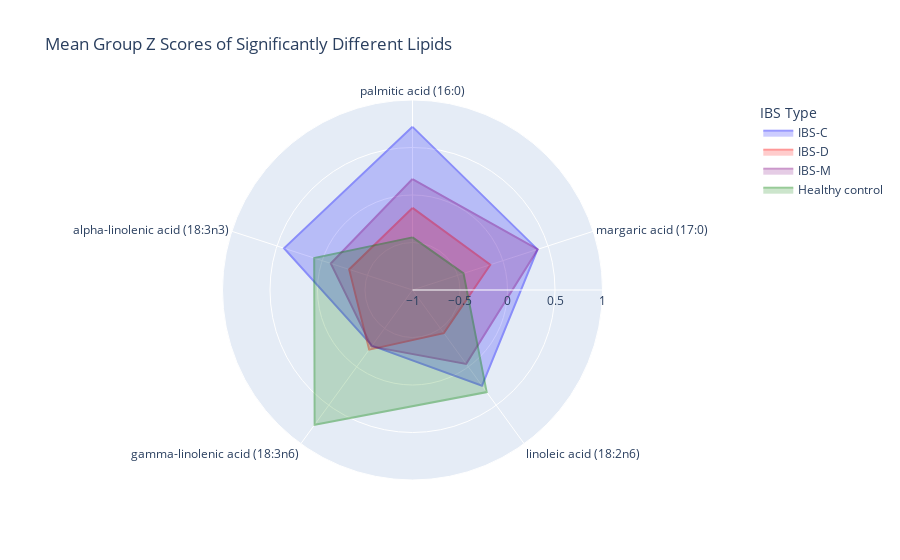

Notebook code cell kept with this figure:
### Markdown cell above
`!pip install plotly`

### Code cell
polar_df = pd.melt(sub_sig_mean_df.T.reset_index(), id_vars="index")
polar_df["IBS Type"] = polar_df["IBS Type"].apply(lambda x: "Healthy control" if x=="control" else x)
fig = px.line_polar(polar_df, 
                    r="value", 
                    theta="index", color="IBS Type",
                    color_discrete_sequence=["blue","red","purple","green"],
                    title="Mean Group Z Scores of Significantly Different Lipids",
                    line_close=True)
fig.update_layout(
  polar=dict(
    radialaxis=dict(
      visible=True,
      range=[-1, 1]
    )))
fig.update_traces(fill='toself', opacity=0.4)
fig.write_html("Figures/Metabolome_Z_radar_filled.html")
fig.show()

### Figure 1 — Plotly figure (JSON) as saved in the notebook; plotly's stock layout.template omitted (floating-point values rounded to 4 significant figures)
{"data": [{"fill": "toself", "hovertemplate": "IBS Type=IBS-C<br>value=%{r}<br>index=%{theta}<extra></extra>", "legendgroup": "IBS-C", "line": {"color": "blue", "dash": "solid"}, "marker": {"symbol": "circle"}, "mode": "lines", "name": "IBS-C", "opacity": 0.4, "r": [0.7174, 0.3832, 0.2446, -0.2764, 0.4218, 0.7174], "showlegend": true, "subplot": "polar", "theta": ["palmitic acid (16:0)", "margaric acid (17:0)", "linoleic acid (18:2n6)", "gamma-linolenic acid (18:3n6)", "alpha-linolenic acid (18:3n3)", "palmitic acid (16:0)"], "type": "scatterpolar"}, {"fill": "toself", "hovertemplate": "IBS Type=IBS-D<br>value=%{r}<br>index=%{theta}<extra></extra>", "legendgroup": "IBS-D", "line": {"color": "red", "dash": "solid"}, "marker": {"symbol": "circle"}, "mode": "lines", "name": "IBS-D", "opacity": 0.4, "r": [-0.136, -0.139, -0.4391, -0.2238, -0.299, -0.136], "showlegend": true, "subplot": "polar", "theta": ["palmitic acid (16:0)", "margaric acid (17:0)", "linoleic acid (18:2n6)", "gamma-linolenic acid (18:3n6)", "alpha-linolenic acid (18:3n3)", "palmitic acid (16:0)"], "type": "scatterpolar"}, {"fill": "toself", "hovertemplate": "IBS Type=IBS-M<br>value=%{r}<br>index=%{theta}<extra></extra>", "legendgroup": "IBS-M", "line": {"color": "purple", "dash": "solid"}, "marker": {"symbol": "circle"}, "mode": "lines", "name": "IBS-M", "opacity": 0.4, "r": [0.168, 0.3863, -0.0388, -0.2659, -0.09585, 0.168], "showlegend": true, "subplot": "polar", "theta": ["palmitic acid (16:0)", "margaric acid (17:0)", "linoleic acid (18:2n6)", "gamma-linolenic acid (18:3n6)", "alpha-linolenic acid (18:3n3)", "palmitic acid (16:0)"], "type": "scatterpolar"}, {"fill": "toself", "hovertemplate": "IBS Type=Healthy control<br>value=%{r}<br>index=%{theta}<extra></extra>", "legendgroup": "Healthy control", "line": {"color": "green", "dash": "solid"}, "marker": {"symbol": "circle"}, "mode": "lines", "name": "Healthy control", "opacity": 0.4, "r": [-0.4463, -0.4355, 0.3285, 0.7522, 0.08781, -0.4463], "showlegend": true, "subplot": "polar", "theta": ["palmitic acid (16:0)", "margaric acid (17:0)", "linoleic acid (18:2n6)", "gamma-linolenic acid (18:3n6)", "alpha-linolenic acid (18:3n3)", "palmitic acid (16:0)"], "type": "scatterpolar"}], "layout": {"legend": {"title": {"text": "IBS Type"}, "tracegroupgap": 0}, "polar": {"angularaxis": {"direction": "clockwise", "rotation": 90}, "domain": {"x": [0, 1], "y": [0, 1]}, "radialaxis": {"range": [-1, 1], "visible": true}}, "title": {"text": "Mean Group Z Scores of Significantly Different Lipids"}}}
